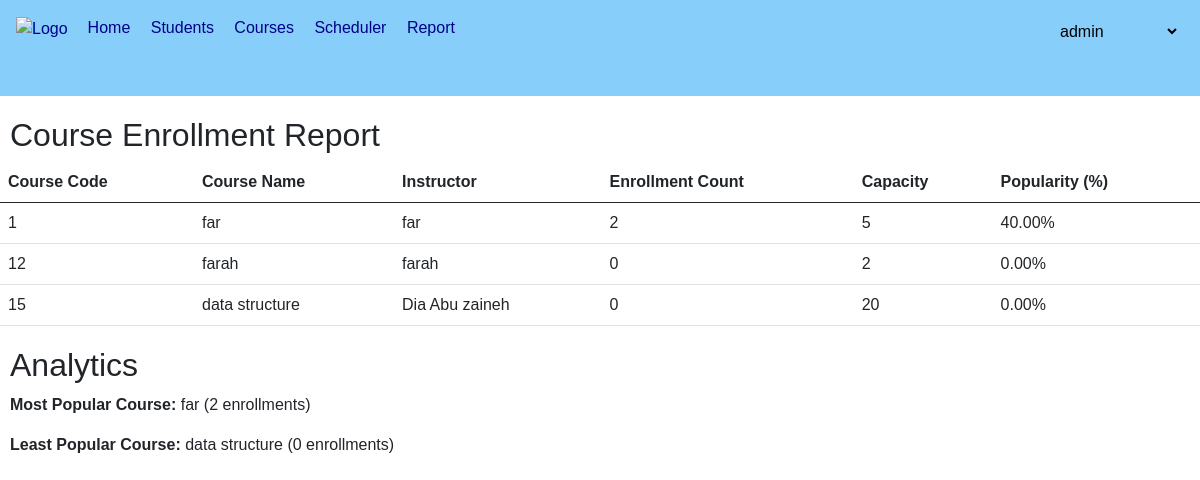
/course_report/ (signed in), run on the app's committed database.
### courses/models.py (models this page shows, shortened)
class Course(models.Model):
    code = models.CharField(max_length=90, unique=True, primary_key=True)
    name = models.CharField(max_length=100, null=True)
    description = models.TextField(null=True)
    instructor = models.CharField(max_length=100, null=True)
    scheduled = models.ForeignKey(CourseSchedule, on_delete=models.PROTECT, related_name='courses')
    prerequisites = models.ManyToManyField('self', blank=True, symmetrical=False)
    capacity = models.IntegerField(null=True)
    students = models.ManyToManyField(Student, related_name='courses',blank=True)
    class Meta:
        indexes = [
            models.Index(fields=['code']),
        ]

### courses/views.py (the view)
# urls.py: path('course_report/', views.course_report, name="course_report"),
@login_required
@admin_required
def course_report(request):
    if not request.user.is_superuser:
        raise PermissionDenied
    courses = Course.objects.all()
    report_data = []
    for course in courses:
        enrollment_count = StudentRegistration.objects.filter(course=course).count()
        popularity = (enrollment_count / course.capacity) * 100 if course.capacity > 0 else 0
        report_data.append({
            'course': course,
            'enrollment_count': enrollment_count,
            'popularity': popularity
        })
    report_data.sort(key=lambda x: x['enrollment_count'], reverse=True)
    most_popular_course = report_data[0] if report_data else None
    least_popular_course = report_data[-1] if report_data else None
    context = {
        'report_data': report_data,
        'most_popular_course': most_popular_course,
        'least_popular_course': least_popular_course
    }
    return render(request, 'courses/Admin/course_report.html', context)

### courses/templates/courses/Admin/course_report.html (shortened to what this page needs)
{% extends "courses/Admin/mainadmin.html" %}
{% load static %}
{% block content %}
<h2 style="margin-top: 20px; margin-left: 10px;">Course Enrollment Report</h2>
<table class="table">
    <thead>
        <tr>
            <th>Course Code</th>
            <th>Course Name</th>
            <th>Instructor</th>
            <th>Enrollment Count</th>
            <th>Capacity</th>
            <th>Popularity (%)</th>
        </tr>
    </thead>
    <tbody>
        {% for data in report_data %}
        <tr>
            <td>{{ data.course.code }}</td>
            <td>{{ data.course.name }}</td>
            <td>{{ data.course.instructor }}</td>
            <td>{{ data.enrollment_count }}</td>
            <td>{{ data.course.capacity }}</td>
            <td>{{ data.popularity|floatformat:2 }}%</td>
        </tr>
        {% endfor %}
    </tbody>
</table>
<h2 style="margin-top: 20px; margin-left: 10px;">Analytics</h2>
{% if most_popular_course %}
    <p style="margin-left: 10px;"><strong>Most Popular Course:</strong> {{ most_popular_course.course.name }} ({{ most_popular_course.enrollment_count }} enrollments)</p>
{% endif %}
{% if least_popular_course %}
    <p style="margin-left: 10px;"><strong>Least Popular Course:</strong> {{ least_popular_course.course.name }} ({{ least_popular_course.enrollment_count }} enrollments)</p>
{% endif %}
{% endblock %}

### courses/templates/courses/Admin/navgibaradmin.html (shortened to what this page needs)
{% load static %}
<link rel="stylesheet" href="{% static 'css/index.css' %}">
  <nav>
    <div class="nav-content Content">
        <div class="ul-content">
            <div class="mb-3">
                <a href="{% url 'homeAdmin' %}">
                    <img src="https://www.marefa.org/w/images/thumb/2/26/شعار_الجامعة.png/800px-شعار_الجامعة.png" width="60px" alt="logo">
                </a>
            </div>
            <ul>
                <li><a href="{% url 'homeAdmin' %}" style="color: #00008b; text-decoration: none;">Home</a></li>
                <li><a href="{% url 'student_course_list' %}" style="color: #00008b; text-decoration: none;">Students</a></li>
                <li><a href="{% url 'course_list' %}" style="color:#00008b;text-decoration: none;">Courses</a></li>
                <li><a href="{% url 'schedule_list' %}" style="color:#00008b;text-decoration: none;">Scheduler</a></li>
                <li><a href="{% url 'course_report' %}" style="color: #00008b; text-decoration: none;">Report</a></li>
            </ul>
        </div>
        <div class="logout">
            <select name="" style="background: none;" id="pageSelect" onchange="location = this.value;">
                <option>{{ request.user.username }}</option>
            </select>
        </div>
    </div>
</nav>

### static/css/index.css (style rules this page uses)
body { font-family: Arial, sans-serif; margin: 0; padding: 0; }
a { text-decoration: none; text-transform: capitalize; color:#00008b ; }
nav { height: 12vh; background-color: lightskyblue; }
.nav-content { display: flex; align-items: center; justify-content: space-between; }
.ul-content { display: flex; align-items: center; padding: 1rem; color: #fff; }
.logout { margin-right: 20px; }
nav ul { list-style-type: none; margin-left: 20px; padding: 0; }
nav ul li { display: inline; margin-right: 1rem; left: 10%; }
.logout select { border: none; margin-bottom: 10px; padding: 20px; }
.logout select option { padding: 30px; font-size: large; height: 20px; }

### data on the page
Course: course.code "1", course.name "far", course.instructor "far", enrollment_count "2", course.capacity "5", popularity "40.00"
Course: course.code "12", course.name "farah", course.instructor "farah", enrollment_count "0", course.capacity "2", popularity "0.00"
Course: course.code "15", course.name "data structure", course.instructor "Dia Abu zaineh", enrollment_count "0", course.capacity "20", popularity "0.00"

### other printed values
{{ most_popular_course.enrollment_count }} "2"
{{ least_popular_course.enrollment_count }} "0"
